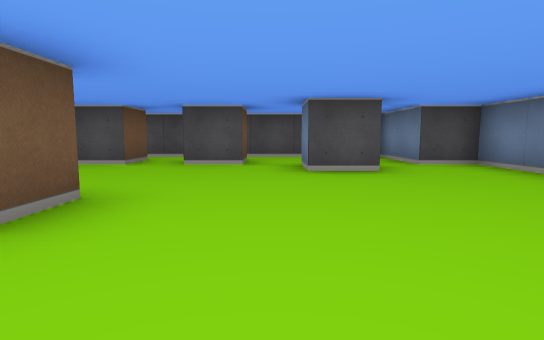
View 1 (above)

17 first-person views from a walk through a cub3D ray-caster map. The camera is about half as high as the walls, tilts 6° down and sees 80° across. The floor is counted in squares. Each view is taken from the middle of a square. On the plan, view 1 faces up. The plan holds only what a view shows up to about 9 squares ahead; the rest is blank.

View 2
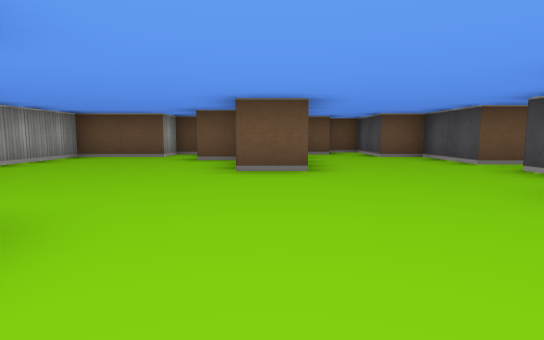

View 3
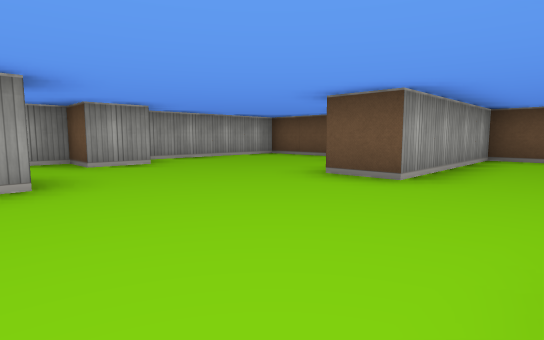

View 4
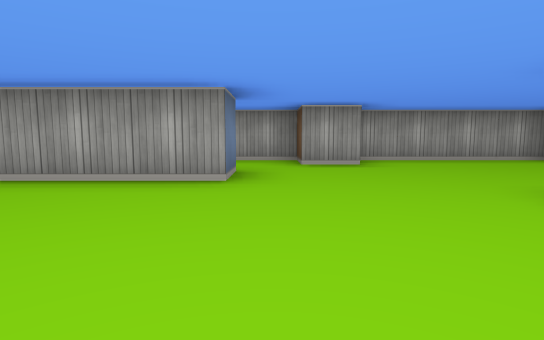

View 5
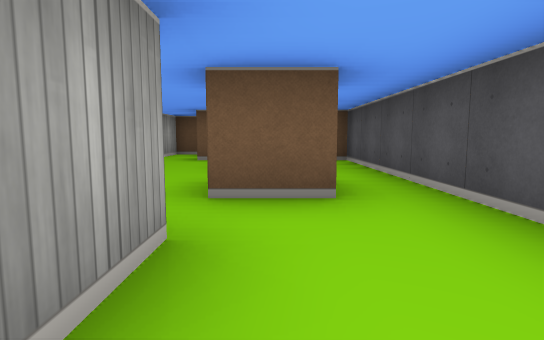

View 6
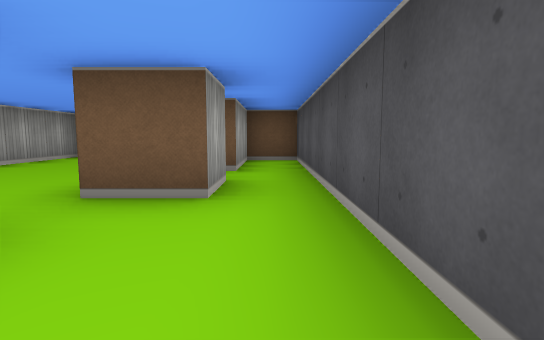

View 7
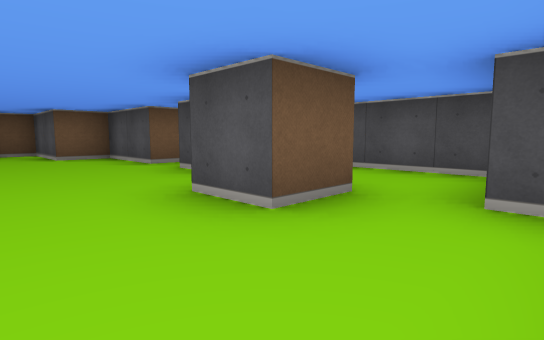

View 8
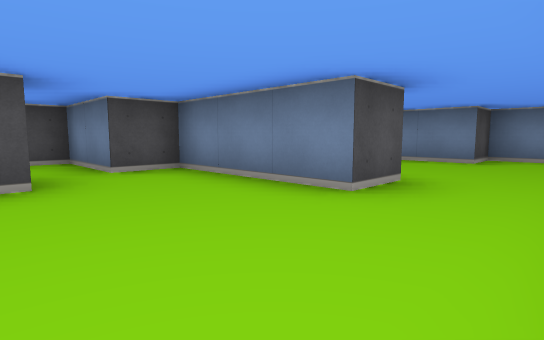

View 9
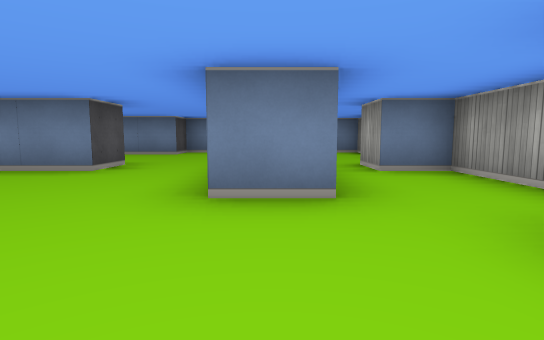

View 10
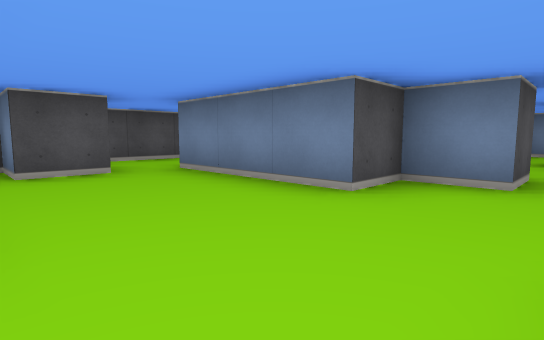

View 11
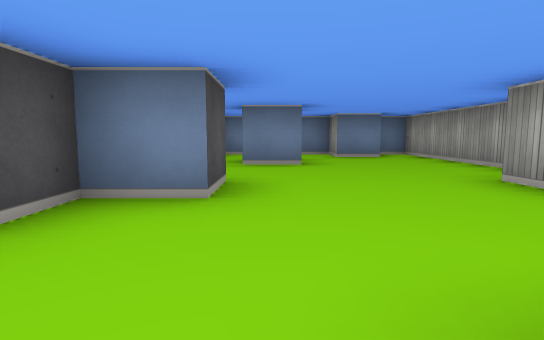

View 12
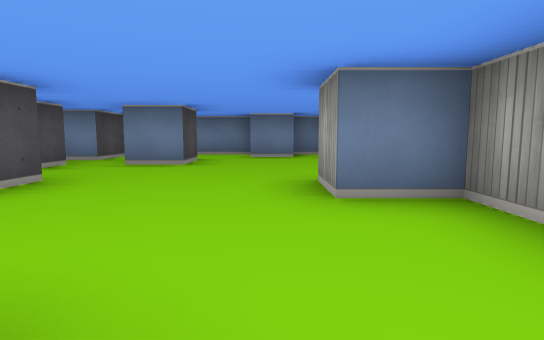

View 13
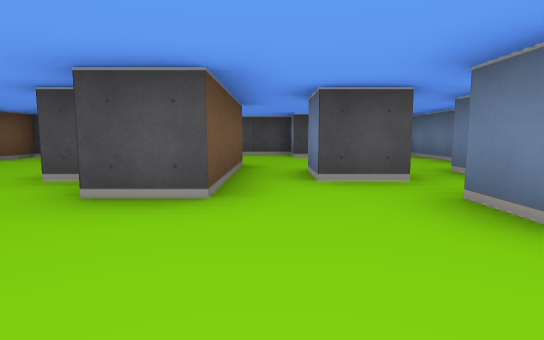

View 14
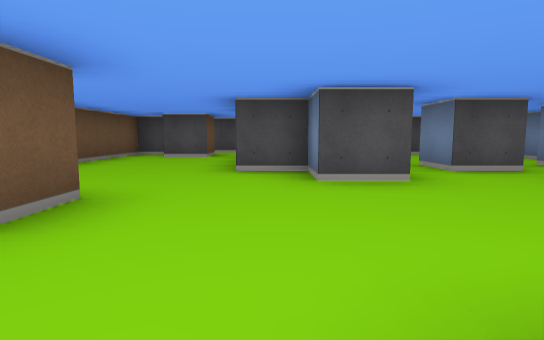

View 15
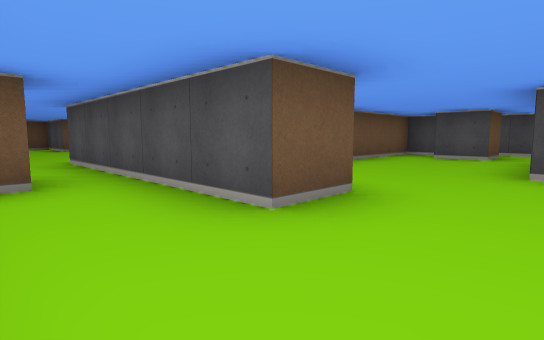

View 16
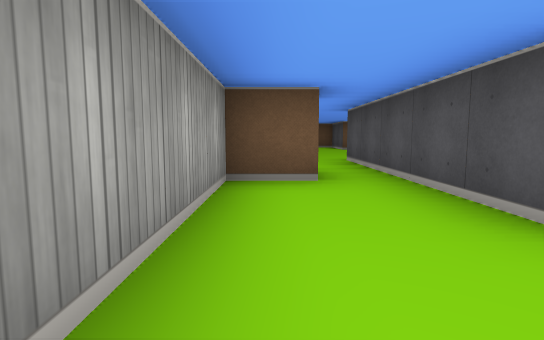

View 17
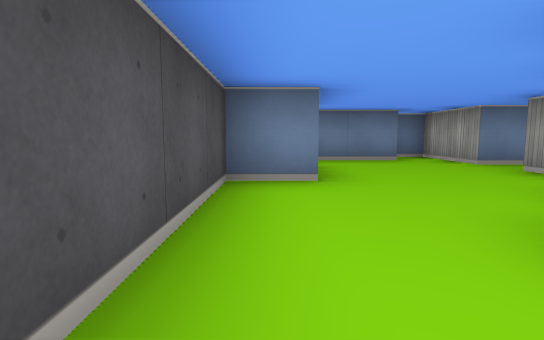

### Floor plan
Points are (right, up) in squares from view 1. A wall is a line through its corners. A room is listed if a view was taken in it or the views show most of it. See-through windows are left out.
Room 1 (views 1, 2, 3, 4, 5, 6, 7, 8, 9)
walls: (-3.5, 1.4) (-3.5, 0.5); (0.5, 4.5) (0.5, 5.5) (1.5, 5.5) (1.5, 4.5) (0.5, 4.5); (-0.6, -1.5) (0.5, -1.5) (0.5, -2.5) (3.5, -2.5) (3.5, -1.5); (-1.5, 6.5) (-0.5, 6.5) (-0.5, 5.5) (-1.5, 5.5); (3.5, 2.5) (3.5, 5.5) (2.5, 5.5) (2.5, 7.5) (-4.5, 7.5) (-4.5, 6.5) (-2.5, 6.5) (-2.5, 5.5) (-4.5, 5.5) (-4.5, 4.5) (-6.5, 4.5) (-6.5, 3.5) (-5.5, 3.5) (-5.5, 2.5) (-1.5, 2.5) (-1.5, 1.5); (-5.5, 0.1) (-5.5, -0.5) (-4.5, -0.5) (-4.5, -2.5) (-0.8, -2.5); (3.5, -0.5) (1.5, -0.5) (1.5, 0.5) (4, 0.5)
ways out: opening at (4, -1) to room 2; opening at (4, 1.5) to room 2
Room 2 (views 10, 11, 12, 13, 14, 15, 16, 17)
walls: (11.6, 2.5) (10.5, 2.5) (10.5, 3.5); (9.5, 4.5) (9.5, 1.5) (8.5, 1.5) (8.5, 2.5) (7.5, 2.5) (7.5, 5.5); (12.5, 0.5) (11.5, 0.5) (11.5, 1.5); (6.5, 0.6) (6.5, -0.5) (3.5, -0.5); (13.8, 2.5) (12.5, 2.5) (12.5, 3.5) (14.5, 3.5) (14.5, 4.1); (13.5, 4.4) (13.5, 7.2); (10.9, -2.5) (14.5, -2.5) (14.5, -1.5); (11.9, 6.5) (10.5, 6.5) (10.5, 7.5) (6.2, 7.5); (13.5, -1.6) (13.5, -0.5) (14.5, -0.5) (14.5, 2.2); (4.6, 2.5) (3.5, 2.5); (6.5, 6.5) (6.5, 5.5) (5.5, 5.5) (5.5, 6.5) (4.5, 6.5) (4.5, 3.8); (3.5, -1.5) (4.5, -1.5) (4.5, -2.5) (8.5, -2.5) (8.5, -1.5) (9.5, -1.5)
ways out: opening at (4, -1) to room 1; opening at (4, 1.5) to room 1

Where each view was taken, in squares from view 1:
view 1: 0 up, 0 right, facing up
view 2: 2 up, 3 right, facing left
view 3: 4 up, 2 right, facing down-left
view 4: 4 up, 1 right, facing down
view 5: 6 up, 2 right, facing left
view 6: 7 up, 2 right, facing left
view 7: 3 up, 3 right, facing up-left
view 8: 1 up, 1 right, facing up-right
view 9: 0 up, 1 left, facing right
view 10: 1 up, 5 right, facing up-right
view 11: 1 up, 6 right, facing right
view 12: 1 down, 6 right, facing right
view 13: 1 down, 10 right, facing up
view 14: 2 down, 8 right, facing up
view 15: 2 down, 8 right, facing up-left
view 16: 2 down, 8 right, facing left
view 17: 7 up, 7 right, facing right
